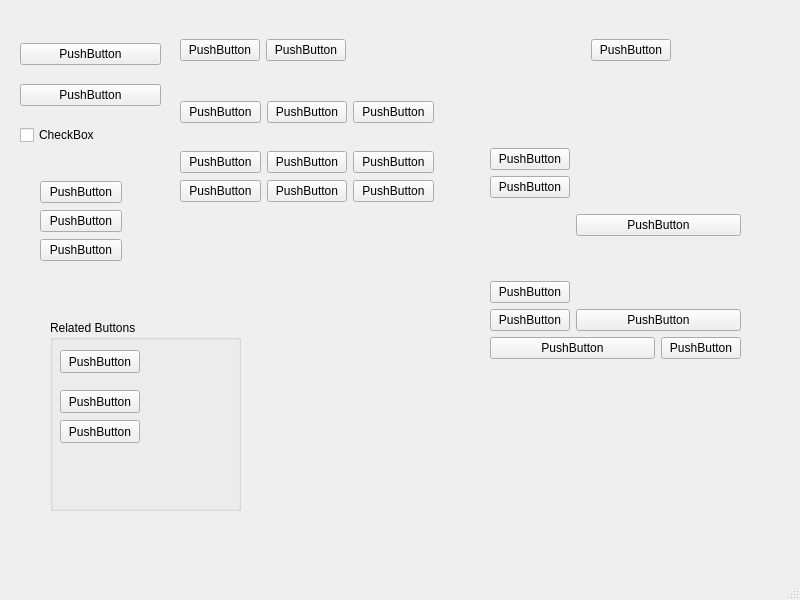
<?xml version="1.0" encoding="UTF-8"?>
<ui version="4.0">
 <class>MainWindow</class>
 <widget class="QMainWindow" name="MainWindow">
  <property name="geometry">
   <rect>
    <x>0</x>
    <y>0</y>
    <width>800</width>
    <height>600</height>
   </rect>
  </property>
  <property name="windowTitle">
   <string>MainWindow</string>
  </property>
  <widget class="QWidget" name="centralwidget">
   <widget class="QWidget" name="verticalLayoutWidget">
    <property name="geometry">
     <rect>
      <x>20</x>
      <y>30</y>
      <width>141</width>
      <height>131</height>
     </rect>
    </property>
    <layout class="QVBoxLayout" name="verticalLayout">
     <item>
      <widget class="QPushButton" name="pushButton">
       <property name="text">
        <string>PushButton</string>
       </property>
      </widget>
     </item>
     <item>
      <widget class="QPushButton" name="pushButton_2">
       <property name="text">
        <string>PushButton</string>
       </property>
      </widget>
     </item>
     <item>
      <widget class="QCheckBox" name="checkBox">
       <property name="text">
        <string>CheckBox</string>
       </property>
      </widget>
     </item>
    </layout>
   </widget>
   <widget class="QWidget" name="horizontalLayoutWidget">
    <property name="geometry">
     <rect>
      <x>180</x>
      <y>20</y>
      <width>491</width>
      <height>61</height>
     </rect>
    </property>
    <layout class="QHBoxLayout" name="horizontalLayout">
     <item>
      <widget class="QPushButton" name="pushButton_3">
       <property name="text">
        <string>PushButton</string>
       </property>
      </widget>
     </item>
     <item>
      <widget class="QPushButton" name="pushButton_5">
       <property name="text">
        <string>PushButton</string>
       </property>
      </widget>
     </item>
     <item>
      <spacer name="horizontalSpacer">
       <property name="orientation">
        <enum>Qt::Horizontal</enum>
       </property>
       <property name="sizeHint" stdset="0">
        <size>
         <width>40</width>
         <height>20</height>
        </size>
       </property>
      </spacer>
     </item>
     <item>
      <widget class="QPushButton" name="pushButton_4">
       <property name="text">
        <string>PushButton</string>
       </property>
      </widget>
     </item>
    </layout>
   </widget>
   <widget class="QGroupBox" name="groupBox">
    <property name="geometry">
     <rect>
      <x>50</x>
      <y>320</y>
      <width>191</width>
      <height>191</height>
     </rect>
    </property>
    <property name="title">
     <string>Related Buttons</string>
    </property>
    <widget class="QPushButton" name="pushButton_26">
     <property name="geometry">
      <rect>
       <x>10</x>
       <y>30</y>
       <width>80</width>
       <height>23</height>
      </rect>
     </property>
     <property name="text">
      <string>PushButton</string>
     </property>
    </widget>
    <widget class="QPushButton" name="pushButton_27">
     <property name="geometry">
      <rect>
       <x>10</x>
       <y>70</y>
       <width>80</width>
       <height>23</height>
      </rect>
     </property>
     <property name="text">
      <string>PushButton</string>
     </property>
    </widget>
    <widget class="QPushButton" name="pushButton_28">
     <property name="geometry">
      <rect>
       <x>10</x>
       <y>100</y>
       <width>80</width>
       <height>23</height>
      </rect>
     </property>
     <property name="text">
      <string>PushButton</string>
     </property>
    </widget>
   </widget>
   <widget class="QWidget" name="">
    <property name="geometry">
     <rect>
      <x>40</x>
      <y>180</y>
      <width>82</width>
      <height>83</height>
     </rect>
    </property>
    <layout class="QVBoxLayout" name="verticalLayout_2">
     <item>
      <widget class="QPushButton" name="pushButton_6">
       <property name="text">
        <string>PushButton</string>
       </property>
      </widget>
     </item>
     <item>
      <widget class="QPushButton" name="pushButton_7">
       <property name="text">
        <string>PushButton</string>
       </property>
      </widget>
     </item>
     <item>
      <widget class="QPushButton" name="pushButton_8">
       <property name="text">
        <string>PushButton</string>
       </property>
      </widget>
     </item>
    </layout>
   </widget>
   <widget class="QWidget" name="">
    <property name="geometry">
     <rect>
      <x>180</x>
      <y>100</y>
      <width>254</width>
      <height>25</height>
     </rect>
    </property>
    <layout class="QHBoxLayout" name="horizontalLayout_2">
     <item>
      <widget class="QPushButton" name="pushButton_9">
       <property name="text">
        <string>PushButton</string>
       </property>
      </widget>
     </item>
     <item>
      <widget class="QPushButton" name="pushButton_10">
       <property name="text">
        <string>PushButton</string>
       </property>
      </widget>
     </item>
     <item>
      <widget class="QPushButton" name="pushButton_11">
       <property name="text">
        <string>PushButton</string>
       </property>
      </widget>
     </item>
    </layout>
   </widget>
   <widget class="QWidget" name="">
    <property name="geometry">
     <rect>
      <x>180</x>
      <y>150</y>
      <width>254</width>
      <height>54</height>
     </rect>
    </property>
    <layout class="QGridLayout" name="gridLayout">
     <item row="0" column="0">
      <widget class="QPushButton" name="pushButton_12">
       <property name="text">
        <string>PushButton</string>
       </property>
      </widget>
     </item>
     <item row="0" column="1">
      <widget class="QPushButton" name="pushButton_14">
       <property name="text">
        <string>PushButton</string>
       </property>
      </widget>
     </item>
     <item row="0" column="2">
      <widget class="QPushButton" name="pushButton_16">
       <property name="text">
        <string>PushButton</string>
       </property>
      </widget>
     </item>
     <item row="1" column="0">
      <widget class="QPushButton" name="pushButton_15">
       <property name="text">
        <string>PushButton</string>
       </property>
      </widget>
     </item>
     <item row="1" column="1">
      <widget class="QPushButton" name="pushButton_13">
       <property name="text">
        <string>PushButton</string>
       </property>
      </widget>
     </item>
     <item row="1" column="2">
      <widget class="QPushButton" name="pushButton_17">
       <property name="text">
        <string>PushButton</string>
       </property>
      </widget>
     </item>
    </layout>
   </widget>
   <widget class="QWidget" name="">
    <property name="geometry">
     <rect>
      <x>490</x>
      <y>148</y>
      <width>251</width>
      <height>211</height>
     </rect>
    </property>
    <layout class="QGridLayout" name="gridLayout_2">
     <item row="2" column="0" colspan="2">
      <widget class="QPushButton" name="pushButton_22">
       <property name="text">
        <string>PushButton</string>
       </property>
      </widget>
     </item>
     <item row="1" column="0">
      <widget class="QPushButton" name="pushButton_20">
       <property name="text">
        <string>PushButton</string>
       </property>
      </widget>
     </item>
     <item row="2" column="2">
      <widget class="QPushButton" name="pushButton_23">
       <property name="text">
        <string>PushButton</string>
       </property>
      </widget>
     </item>
     <item row="1" column="1" colspan="2">
      <widget class="QPushButton" name="pushButton_21">
       <property name="text">
        <string>PushButton</string>
       </property>
      </widget>
     </item>
     <item row="0" column="1" colspan="2">
      <widget class="QPushButton" name="pushButton_19">
       <property name="text">
        <string>PushButton</string>
       </property>
      </widget>
     </item>
     <item row="0" column="0">
      <layout class="QVBoxLayout" name="verticalLayout_3">
       <item>
        <widget class="QPushButton" name="pushButton_24">
         <property name="text">
          <string>PushButton</string>
         </property>
        </widget>
       </item>
       <item>
        <widget class="QPushButton" name="pushButton_25">
         <property name="text">
          <string>PushButton</string>
         </property>
        </widget>
       </item>
       <item>
        <spacer name="verticalSpacer">
         <property name="orientation">
          <enum>Qt::Vertical</enum>
         </property>
         <property name="sizeHint" stdset="0">
          <size>
           <width>20</width>
           <height>40</height>
          </size>
         </property>
        </spacer>
       </item>
       <item>
        <widget class="QPushButton" name="pushButton_18">
         <property name="text">
          <string>PushButton</string>
         </property>
        </widget>
       </item>
      </layout>
     </item>
    </layout>
   </widget>
  </widget>
  <widget class="QMenuBar" name="menubar">
   <property name="geometry">
    <rect>
     <x>0</x>
     <y>0</y>
     <width>800</width>
     <height>20</height>
    </rect>
   </property>
  </widget>
  <widget class="QStatusBar" name="statusbar"/>
 </widget>
 <tabstops>
  <tabstop>pushButton</tabstop>
  <tabstop>pushButton_3</tabstop>
  <tabstop>pushButton_5</tabstop>
  <tabstop>pushButton_4</tabstop>
  <tabstop>pushButton_2</tabstop>
  <tabstop>pushButton_9</tabstop>
  <tabstop>pushButton_10</tabstop>
  <tabstop>pushButton_11</tabstop>
  <tabstop>pushButton_6</tabstop>
  <tabstop>pushButton_7</tabstop>
  <tabstop>checkBox</tabstop>
  <tabstop>pushButton_8</tabstop>
  <tabstop>pushButton_12</tabstop>
  <tabstop>pushButton_13</tabstop>
  <tabstop>pushButton_14</tabstop>
  <tabstop>pushButton_15</tabstop>
  <tabstop>pushButton_16</tabstop>
  <tabstop>pushButton_17</tabstop>
  <tabstop>pushButton_19</tabstop>
  <tabstop>pushButton_20</tabstop>
  <tabstop>pushButton_21</tabstop>
  <tabstop>pushButton_22</tabstop>
  <tabstop>pushButton_23</tabstop>
  <tabstop>pushButton_18</tabstop>
  <tabstop>pushButton_24</tabstop>
  <tabstop>pushButton_25</tabstop>
  <tabstop>pushButton_26</tabstop>
  <tabstop>pushButton_27</tabstop>
  <tabstop>pushButton_28</tabstop>
 </tabstops>
 <resources/>
 <connections/>
</ui>
